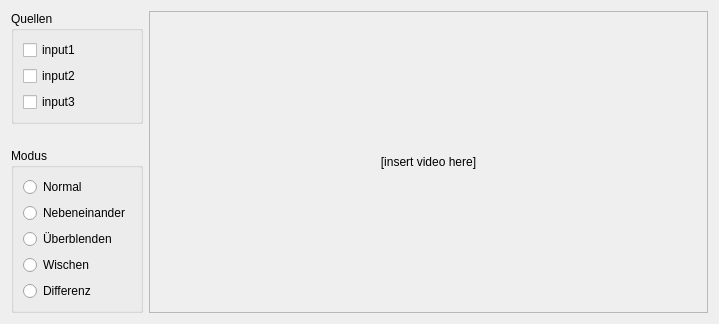
<?xml version="1.0" encoding="UTF-8"?>
<ui version="4.0">
 <class>FrameViewer</class>
 <widget class="QWidget" name="FrameViewer">
  <property name="geometry">
   <rect>
    <x>0</x>
    <y>0</y>
    <width>719</width>
    <height>324</height>
   </rect>
  </property>
  <property name="windowTitle">
   <string>Form</string>
  </property>
  <layout class="QGridLayout" name="gridLayout_2">
   <item row="0" column="0">
    <layout class="QVBoxLayout" name="verticalLayout">
     <item>
      <widget class="QGroupBox" name="groupBox">
       <property name="title">
        <string>Quellen</string>
       </property>
       <layout class="QVBoxLayout" name="verticalLayout_3">
        <item>
         <widget class="QCheckBox" name="checkBox_5">
          <property name="text">
           <string>input1</string>
          </property>
         </widget>
        </item>
        <item>
         <widget class="QCheckBox" name="checkBox_6">
          <property name="text">
           <string>input2</string>
          </property>
         </widget>
        </item>
        <item>
         <widget class="QCheckBox" name="checkBox_7">
          <property name="text">
           <string>input3</string>
          </property>
         </widget>
        </item>
       </layout>
      </widget>
     </item>
     <item>
      <spacer name="verticalSpacer">
       <property name="orientation">
        <enum>Qt::Vertical</enum>
       </property>
       <property name="sizeHint" stdset="0">
        <size>
         <width>20</width>
         <height>40</height>
        </size>
       </property>
      </spacer>
     </item>
     <item>
      <widget class="QGroupBox" name="groupBox_2">
       <property name="title">
        <string>Modus</string>
       </property>
       <layout class="QVBoxLayout" name="verticalLayout_2">
        <item>
         <widget class="QRadioButton" name="radioButton">
          <property name="text">
           <string>Normal</string>
          </property>
         </widget>
        </item>
        <item>
         <widget class="QRadioButton" name="radioButton_2">
          <property name="text">
           <string>Nebeneinander</string>
          </property>
         </widget>
        </item>
        <item>
         <widget class="QRadioButton" name="radioButton_4">
          <property name="text">
           <string>Überblenden</string>
          </property>
         </widget>
        </item>
        <item>
         <widget class="QRadioButton" name="radioButton_3">
          <property name="text">
           <string>Wischen</string>
          </property>
         </widget>
        </item>
        <item>
         <widget class="QRadioButton" name="radioButton_5">
          <property name="text">
           <string>Differenz</string>
          </property>
         </widget>
        </item>
       </layout>
      </widget>
     </item>
    </layout>
   </item>
   <item row="0" column="1">
    <widget class="QFrame" name="frame">
     <property name="sizePolicy">
      <sizepolicy hsizetype="Expanding" vsizetype="Expanding">
       <horstretch>0</horstretch>
       <verstretch>0</verstretch>
      </sizepolicy>
     </property>
     <property name="frameShape">
      <enum>QFrame::StyledPanel</enum>
     </property>
     <property name="frameShadow">
      <enum>QFrame::Raised</enum>
     </property>
     <layout class="QGridLayout" name="gridLayout">
      <item row="0" column="0">
       <widget class="QLabel" name="label">
        <property name="text">
         <string>[insert video here]</string>
        </property>
        <property name="alignment">
         <set>Qt::AlignCenter</set>
        </property>
       </widget>
      </item>
     </layout>
    </widget>
   </item>
  </layout>
 </widget>
 <resources/>
 <connections/>
</ui>
